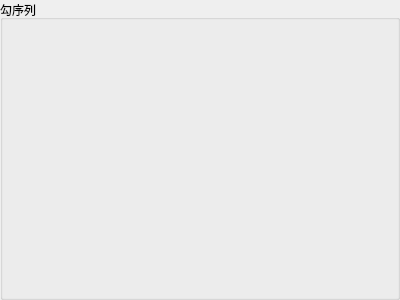
<?xml version="1.0" encoding="UTF-8"?>
<ui version="4.0">
 <class>HookOrder</class>
 <widget class="QWidget" name="HookOrder">
  <property name="geometry">
   <rect>
    <x>0</x>
    <y>0</y>
    <width>400</width>
    <height>300</height>
   </rect>
  </property>
  <property name="windowTitle">
   <string>Form</string>
  </property>
  <layout class="QVBoxLayout" name="verticalLayout">
   <property name="spacing">
    <number>0</number>
   </property>
   <property name="leftMargin">
    <number>0</number>
   </property>
   <property name="topMargin">
    <number>0</number>
   </property>
   <property name="rightMargin">
    <number>0</number>
   </property>
   <property name="bottomMargin">
    <number>0</number>
   </property>
   <item>
    <widget class="QGroupBox" name="groupBox">
     <property name="title">
      <string>勾序列</string>
     </property>
     <layout class="QVBoxLayout" name="verticalLayout_3">
      <property name="spacing">
       <number>4</number>
      </property>
      <property name="leftMargin">
       <number>4</number>
      </property>
      <property name="topMargin">
       <number>4</number>
      </property>
      <property name="rightMargin">
       <number>4</number>
      </property>
      <property name="bottomMargin">
       <number>4</number>
      </property>
     </layout>
    </widget>
   </item>
  </layout>
 </widget>
 <resources/>
 <connections/>
</ui>
